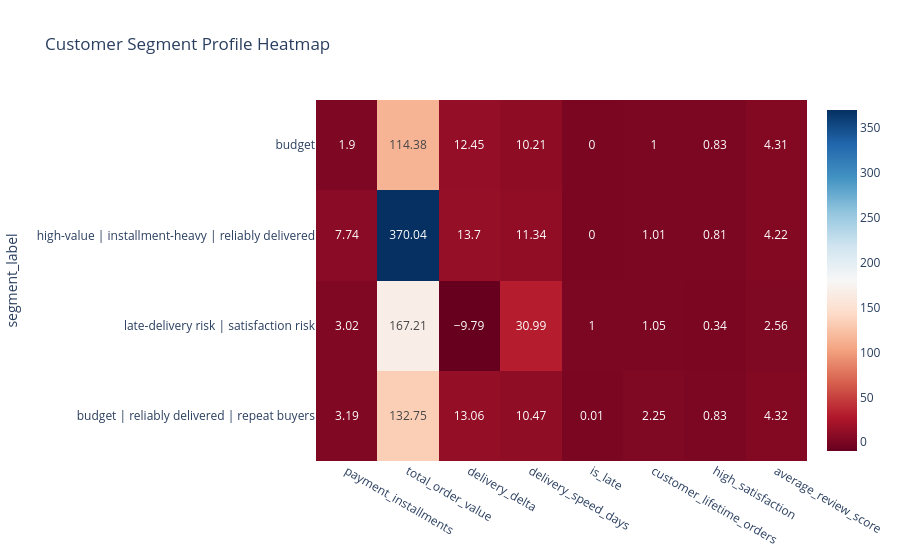

Notebook code cell kept with this figure:
### Markdown cell above
### Customer Segmentation and Risk Bands (via src)

Context and reasoning: Segments and risk bands translate model output into operational groups for differentiated retention plays.

### Code cell
print("--- Segment Profile ---")
display(ml_results["segment_profile"])

if ml_results["segment_figure"] is not None:
    ml_results["segment_figure"].show()

print("\n--- Risk Distribution by Band ---")
risk_distribution = (
    ml_results["risk_table"]["predicted_risk_band"]
    .value_counts(dropna=False)
    .rename_axis("predicted_risk_band")
    .reset_index(name="count")
)
display(risk_distribution)

### Figure 1 — Plotly figure (JSON) as saved in the notebook; plotly's stock layout.template omitted (floating-point values rounded to 4 significant figures)
{"data": [{"coloraxis": "coloraxis", "hovertemplate": "x: %{x}<br>segment_label: %{y}<br>color: %{z}<extra></extra>", "name": "0", "texttemplate": "%{z}", "type": "heatmap", "x": ["payment_installments", "total_order_value", "delivery_delta", "delivery_speed_days", "is_late", "customer_lifetime_orders", "high_satisfaction", "average_review_score"], "xaxis": "x", "y": ["budget", "high-value | installment-heavy | reliably delivered", "late-delivery risk | satisfaction risk", "budget | reliably delivered | repeat buyers"], "yaxis": "y", "z": [[1.9, 114.4, 12.45, 10.21, 0.0, 1.0, 0.83, 4.31], [7.74, 370.0, 13.7, 11.34, 0.0, 1.01, 0.81, 4.22], [3.02, 167.2, -9.79, 30.99, 1.0, 1.05, 0.34, 2.56], [3.19, 132.8, 13.06, 10.47, 0.01, 2.25, 0.83, 4.32]]}], "layout": {"coloraxis": {"colorscale": [[0, "rgb(103,0,31)"], [0.1, "rgb(178,24,43)"], [0.2, "rgb(214,96,77)"], [0.3, "rgb(244,165,130)"], [0.4, "rgb(253,219,199)"], [0.5, "rgb(247,247,247)"], [0.6, "rgb(209,229,240)"], [0.7, "rgb(146,197,222)"], [0.8, "rgb(67,147,195)"], [0.9, "rgb(33,102,172)"], [1, "rgb(5,48,97)"]]}, "title": {"text": "Customer Segment Profile Heatmap"}, "xaxis": {"anchor": "y", "domain": [0, 1]}, "yaxis": {"anchor": "x", "autorange": "reversed", "domain": [0, 1], "title": {"text": "segment_label"}}}}
